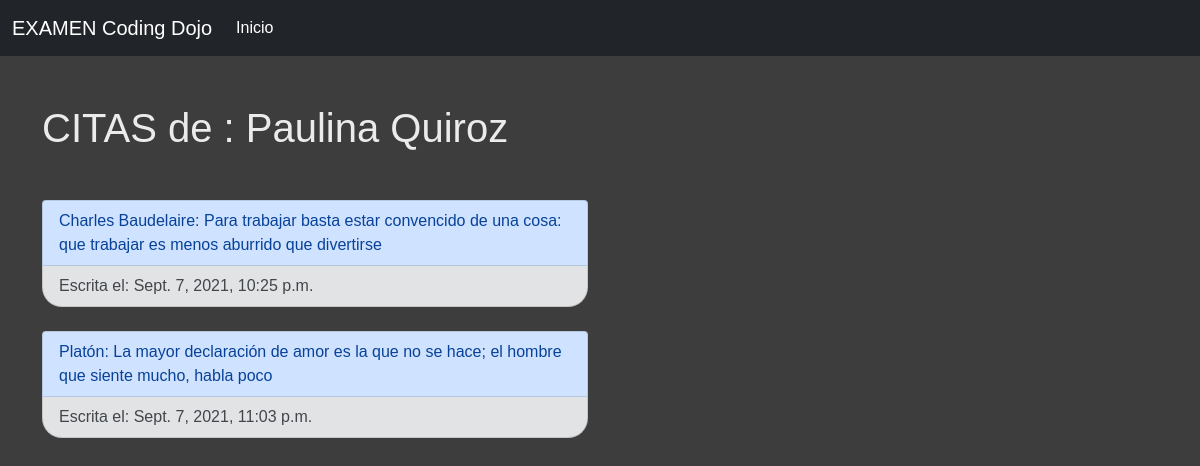
The page /user/3 on the database its author committed.
### app/models.py (models this page shows, shortened)
class User(models.Model):
    CHOICES = (
        ("user", 'User'),
        ("admin", 'Admin')
    )
    name = models.CharField(max_length=100)
    lastname = models.CharField(max_length=100)
    email = models.EmailField(max_length=255, unique=True)
    role = models.CharField(max_length=255, choices=CHOICES)
    password = models.CharField(max_length=70)
    created_at = models.DateTimeField(auto_now_add=True)
    updated_at = models.DateTimeField(auto_now=True)
    objects = UserManager()

class Quote(models.Model):
    usuario = models.ForeignKey(User, related_name="usuario_quote", on_delete=models.CASCADE)
    autor = models.CharField(max_length=100)
    mensaje = models.CharField(max_length=250)
    created_at = models.DateTimeField(auto_now_add=True)
    updated_at = models.DateTimeField(auto_now=True)

### app/views.py (the view)
# urls.py: path('user/<int:id>', views.user),
def user(request,id):
    context = {
        'usuario': User.objects.filter(id=id),
        'citas' : Quote.objects.filter(usuario_id=id)
    }
    return render(request, 'user.html', context)

### app/templates/user.html (shortened to what this page needs)
{% extends "base.html" %}
{% block contenido %}
{% for all in usuario %}
<h1 class="mt-5">CITAS de : {{all.name}} {{all.lastname}}</h1>
{% endfor %}
<div class="row mt-5">
    <div class="col-6">
        {% for all in citas %}
            <ul class="list-group">
                <li class="list-group-item list-group-item-primary">{{all.autor}}: {{all.mensaje}}</li>
                <li class="list-group-item list-group-item-secondary radsup">Escrita el: {{all.created_at}}</li>
                <br>
            </ul>
        {% endfor %}
    </div>
</div>
{% endblock %}

### app/static/css/main.css (style rules this page uses)
.fondo { background-color: rgb(61, 61, 61); }
.texto { text-decoration-color: aliceblue; color: rgb(235, 235, 235); font-family: Arial, Helvetica, sans-serif; }
.radsup { border-bottom-left-radius: 20px; border-bottom-right-radius: 20px; }

### rows shown on the page
User: name "Paulina", lastname "Quiroz"
Quote: autor "Charles Baudelaire", mensaje "Para trabajar basta estar convencido de una cosa: que trabajar es menos aburrido que divertirse", created_at "Sept. 7, 2021, 10:25 p.m."
Quote: autor "Platón", mensaje "La mayor declaración de amor es la que no se hace; el hombre que siente mucho, habla poco", created_at "Sept. 7, 2021, 11:03 p.m."
